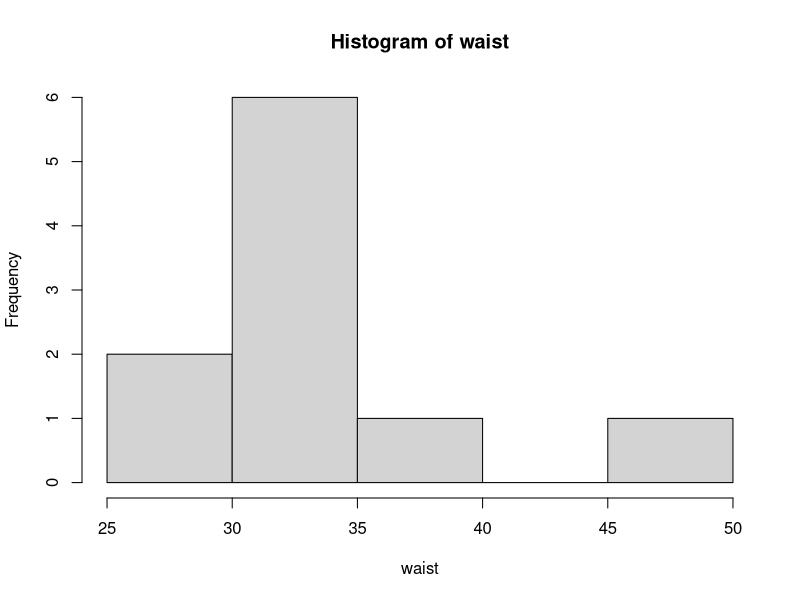
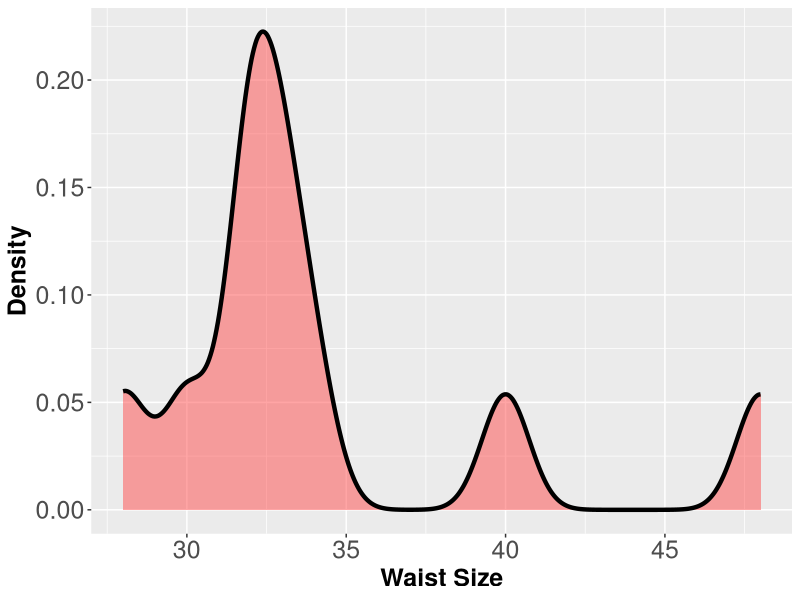

The R source for these figures, in order:
####################### Working with vectors #######################
## A vector is a sequence of data elements of the 
## same basic type - in our case, numbers (a numeric vector). So, use c()
## Giving him a name (waist):

waist<-c(32,32,33,40,32,48,34,33,30,28)

## You are taking a look at what you are doing...
View(waist)

######## A skewed distribution 
hist(waist)

# Make sure that you have ggplot installed 
library(ggplot2)

waist2<-as.data.frame(waist)
View(waist2)

dens <- ggplot(waist2, aes(x = waist)) + 
  geom_density(kernel = "gaussian", position = "stack", size=1.5, fill = "#ff4d4d", alpha = 0.5) + labs(x = "Waist Size", y="Density")+ theme(axis.text=element_text(size=18),axis.title=element_text(size=18,face="bold"), plot.title = element_text(size = 20, face = "bold"))

dens
######## All that we need: mean (mean()) and standard deviation (sd())  

mean<-mean(waist)
sd<-sd(waist)

######## Time to construct intervals using ifelse function
#### Give them a name!

## 1st interval 

fi<-ifelse((mean-1*sd)<=waist & waist<=(mean+1*sd), 1,0)
View(fi)
## How many observations fit inside the interval?  
## (In other words) How many ones do you have?
sum(fi)

## Don't forget to calculate the proportion!
prp1st<-sum(fi)/10

## 2nd interval
si<-ifelse((mean-2*sd)<=waist & waist<=(mean+2*sd), 1,0)
sum(si)
prp2nd<-sum(si)/10
## 3rd interval

ti<-ifelse((mean-3*sd)<=waist & waist<=(mean+3*sd), 1,0)
sum(ti)
prp3rd<-sum(ti)/10
#### Time to compare with what the empirical rule predicts.
